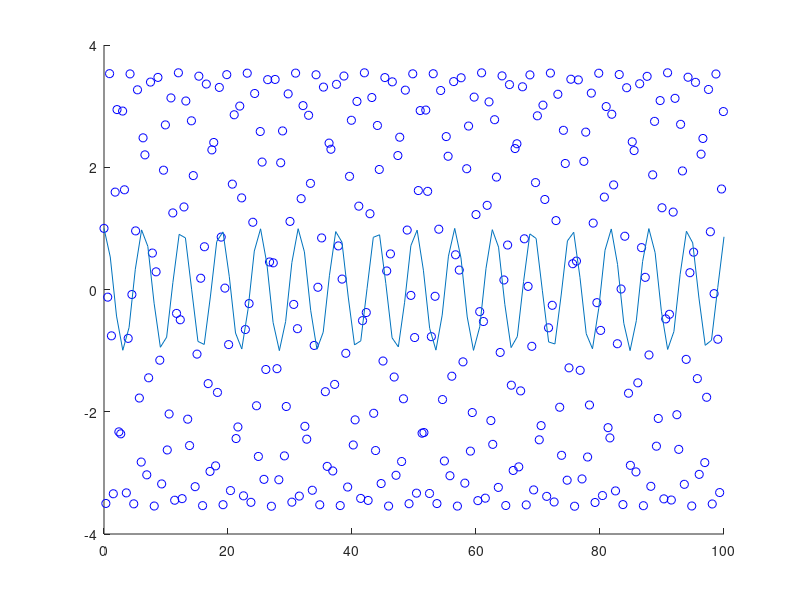

Reproduce this figure in MATLAB.
a = 0;
g = 0;
f = 1;
% INPUT TO THE PROGRAM
k = 0.30;
b = -100;
T = 100;

t = 0:k:T;
y = zeros(1, length(t)); % Column vector
y(1) = f; % Initial value
y(2) = (1 + k^2/2*b) * f;

for i=2:(length(t)-1)
    y(i+1) = -y(i-1) + 2*y(i) + k^2*(b+b^2*k^2/12)*y(i);
end

hold on
plot(t, y, 'bo');
t2 = linspace(0, T, 100);
analytical = @(t) cos(t); % Trivial to solve analytically, with pen and paper
plot(t2, analytical(t2));
hold off
